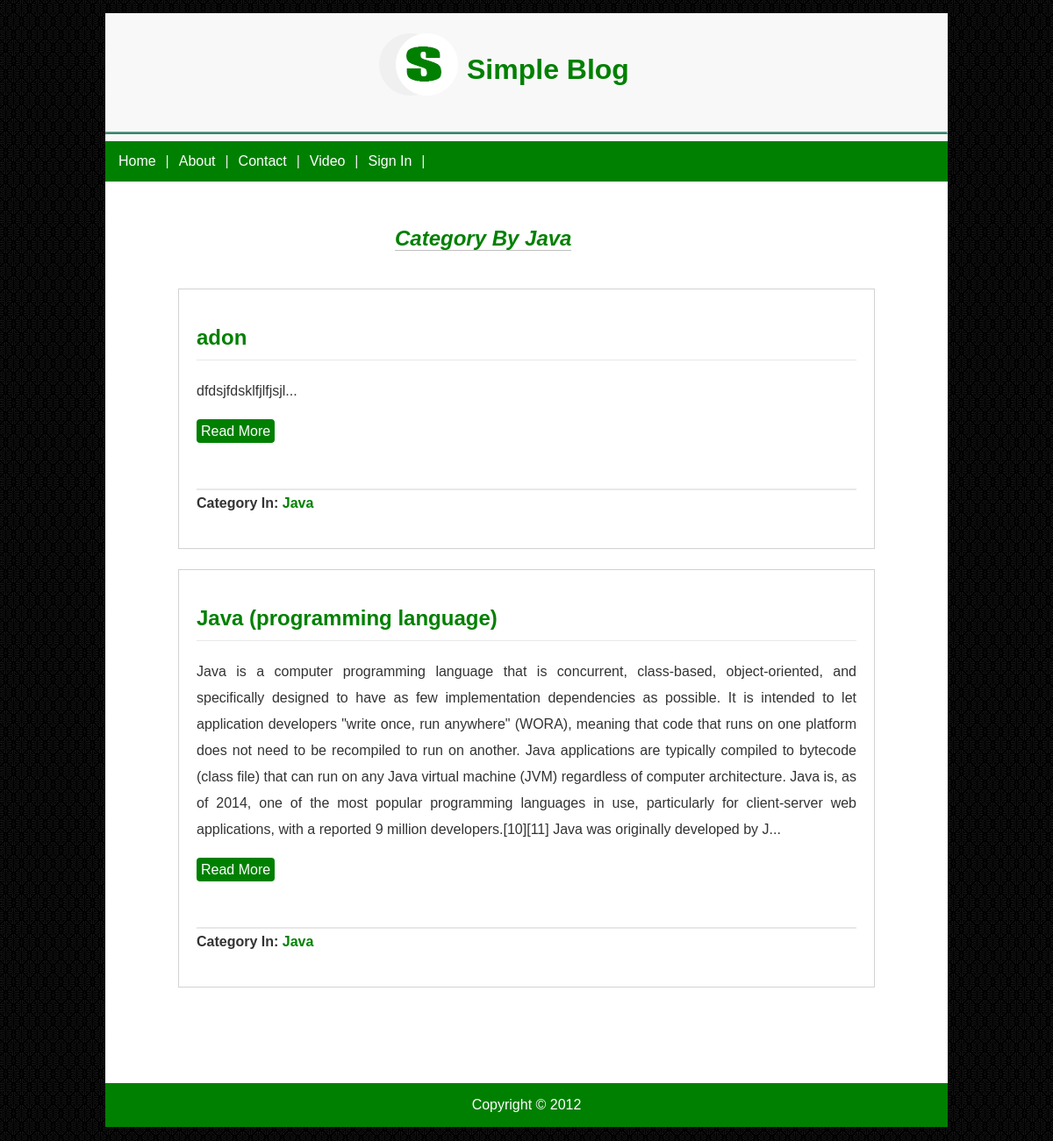
Screenshot of /category.php?cat=Java with the database file from the repository.
### tables this page shows
CREATE TABLE IF NOT EXISTS `posts` (
  `post_id` int(11) NOT NULL AUTO_INCREMENT,
  `post_title` varchar(255) NOT NULL,
  `post_content` text NOT NULL,
  `post_category` varchar(20) NOT NULL,
  PRIMARY KEY (`post_id`)
);

### Admin/xsscheck.php (called while the page is built)
<?php
	$htmlNormalTags = array ("<script>","</script>","<a","</a>");
	$htmlreplaceTags = array (htmlspecialchars("<script>"),htmlspecialchars("</script>"),"<a style=\"color: green;\"","</a>");
?>

### category.php (the view, shortened to what this page needs)
<?php
	include('header.php');
	include('Admin/dbconfig.php');
	include('Admin/xsscheck.php');
?>
<?php
	$cat = $_GET['cat'];
	$query = "SELECT * FROM posts WHERE post_category = '{$cat}' ORDER BY post_id DESC";
	$result = mysqli_query($connection, $query);
?>
			<br />
			<h2 style="width: 300px; margin: 0 auto; color: green; padding: 20px 0px;"><i style="border-bottom: 1px solid #C0C0C0;">Category By <?php echo $cat; ?></i></h2>
			<table style="width: 800px;margin: 0 auto; text-align: justify">
				<?php
					foreach ($result as $row){
				?>
				<tr>
					<td style="padding-top: 20px;">
					<div style="border: 1px solid #d2d2d2;padding: 20px;">
							<h2 style="border-bottom: 1px solid #E8E8E8;padding-bottom:10px"><font color="Green"><?php echo str_replace($htmlNormalTags,$htmlreplaceTags,$row['post_title'])?></font></h2>
							<p><?php echo str_replace($htmlNormalTags,$htmlreplaceTags,substr($row['post_content'],0,700)).'...'?></p>
						<a href="single_page.php?id=<?php echo $row['post_id']?>" class="readmore">Read More</a>
						<p style="border-top: 2px solid #E8E8E8;margin-top:50px"><b>Category In:</b> <a href="category.php?cat=<?php echo urlencode($row['post_category']);?>" style="color: green; font-weight: bold;text-decoration: none;"><?php echo $row['post_category'];?></a></p>
					</div>
					</td>
				</tr>
				<?php
					}
				?>
			</table>
<?php
	include('footer.php');
?>

### css/style.css (style rules this page uses)
.readmore { background-color: green; color: #FFFFFF; padding: 5px; text-decoration: none; border-radius: 4px; }

### rows the page displays
posts: post_title "adon", post_content "dfdsjfdsklfjlfjsjl", post_category "Java"
posts: post_title "Java (programming language)", post_content "Java is a computer programming language that is concurrent, class-based, object-oriented, and specifically designed to have as few implementation dependencies as possible. It is intended to let application developers \"write once, run anywhere\" (WORA), meaning that code that runs on one platform does not need to be recompiled to run on another. Java applications are typically compiled to bytecode (class file) that can run on any Java virtual machine (JVM) regardless of computer architecture. Java is, as of 2014, one of the most popular programming languages in use, particularly for client-server web applications, with a reported 9 million developers.[10][11] Java was originally developed by J", post_category "Java"

### other values shown
$cat "Java"
